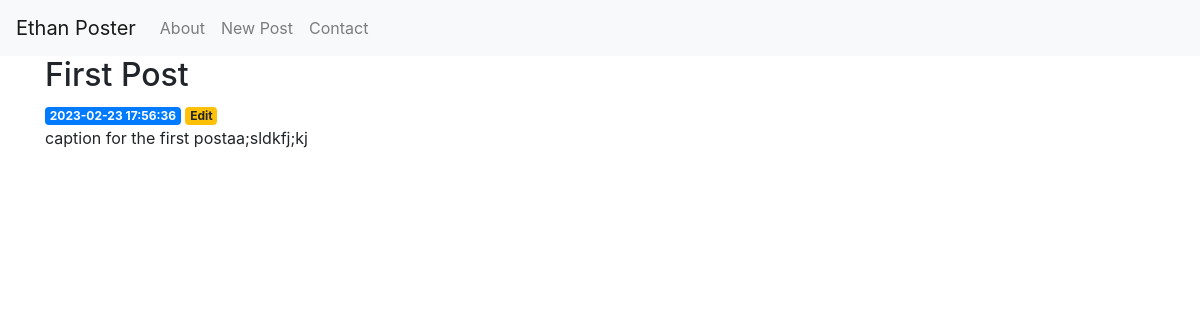
The page /1 on the database its author committed.
### tables this page shows
CREATE TABLE posts (
    id INTEGER PRIMARY KEY AUTOINCREMENT,
    created TIMESTAMP NOT NULL DEFAULT CURRENT_TIMESTAMP,
    title TEXT NOT NULL,
    caption TEXT NOT NULL
);

### app.py (the view)
@app.route('/<int:post_id>')
def post(post_id):
    post = get_post(post_id)
    return render_template('post.html', post=post)

### app.py (called while the page is built)
def get_db_connection():
    conn = sqlite3.connect('database.db')
    conn.row_factory = sqlite3.Row
    return conn

def get_post(post_id):
    conn = get_db_connection()
    post = conn.execute('SELECT * FROM posts WHERE id = ?',
                        (post_id,)).fetchone()
    conn.close()
    if post is None:
        abort(404)
    return post

### templates/post.html
{% extends 'base.html' %}
{% block content %}
    <h2>{% block title %} {{ post['title'] }} {% endblock %}</h2>
    <span class="badge badge-primary">{{ post['created'] }}</span>
    <a href="{{ url_for('edit', id=post['id']) }}">
        <span class="badge badge-warning">Edit</span>
    </a>
    <p>{{ post['caption'] }}</p>
{% endblock %}

### rows shown on the page
posts: title "First Post", created "2023-02-23 17:56:36", caption "caption for the first postaa;sldkfj;kj"
